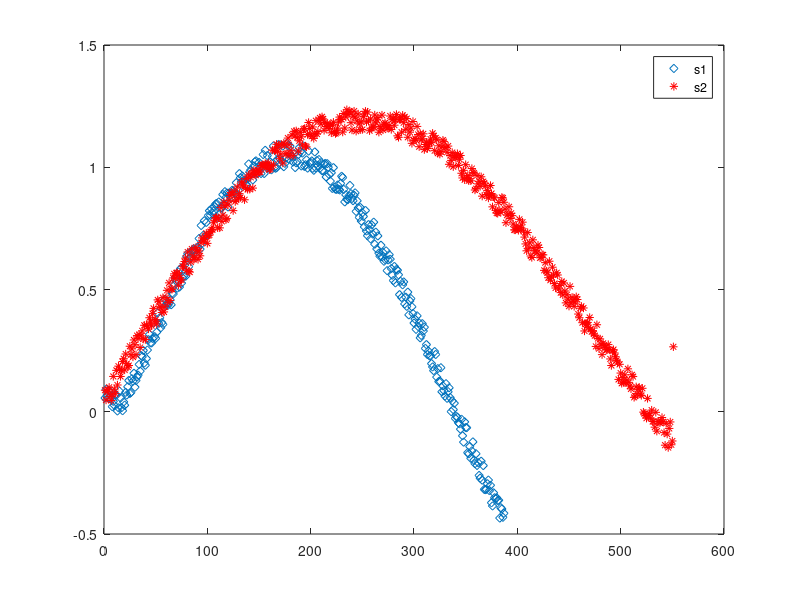
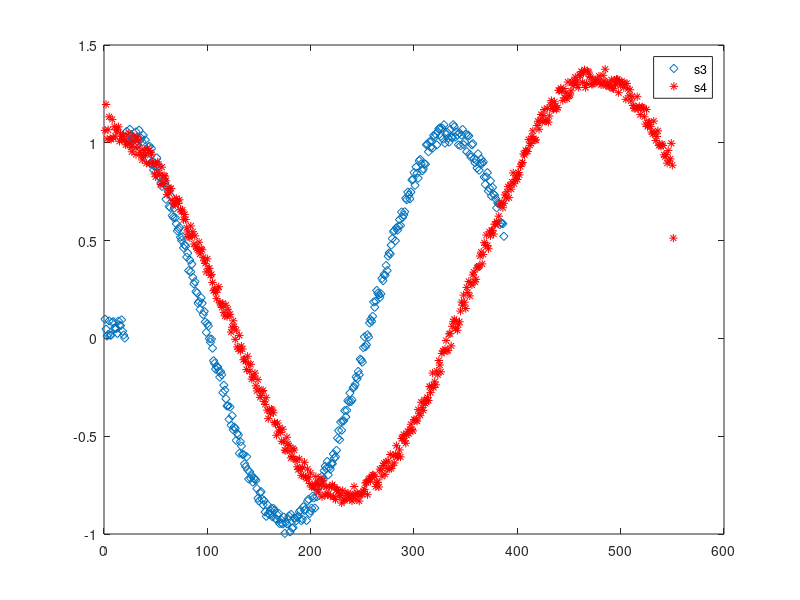
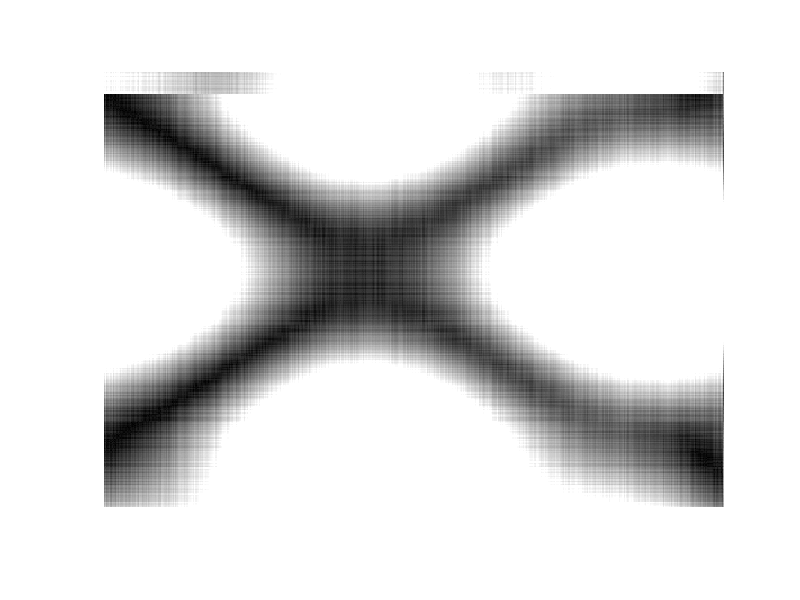
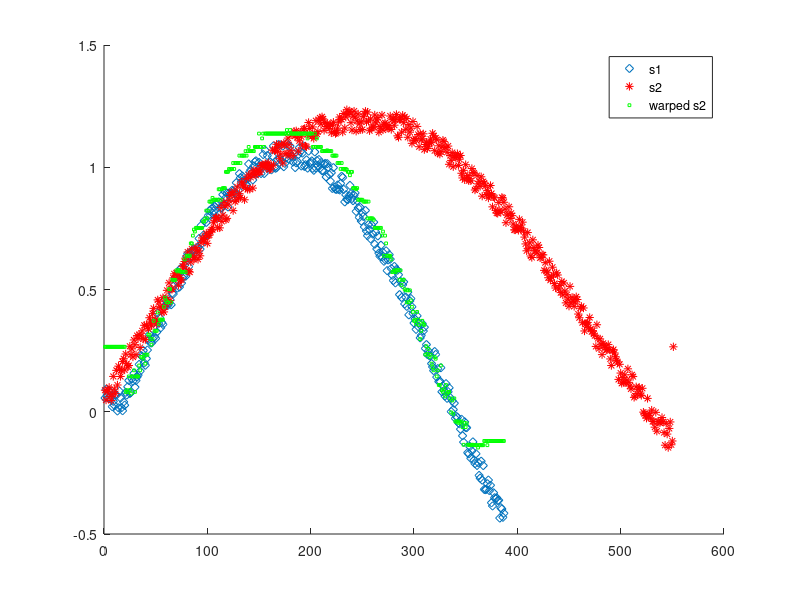

The MATLAB source for these figures, in order:
%%%%%%%%%%%%%%%%%%%%%%%%%% REFERENCES %%%%%%%%%%%%%%%%%%%%%%%%%%%%%%%%%%%%%
% "Exact indexing of dynamic time warping" Eamonn Keogh, Chotirat Ann Ratanamahatana
% "Multi-Dimensional Dynamic Time Warping for Gesture Recognition" G.A. ten Holt M.J.T. Reinders E.A. Hendriks

close all
clear all
clc

%%%%%%%%%%%%%%%%%%%%%%%%%%%% Dataset %%%%%%%%%%%%%%%%%%%%%%%%%%%%%%%%%%%%%%
t1 = 0:0.01:pi+pi/6;

s1 = sin(t1)';
%s2 = 3*sin(2*t2)';
%s2 = sin(t1)';
s2 = resample(s1,3,2);
s2 = s2 + rand(length(s2),1)*0.1;
s1 = [zeros(20,1); s1];
s1 = s1 + rand(length(s1),1)*0.1;
s2 = s2 + [0:length(s2)-1]'/(3*length(s2));

t2 = t1*2;
s3 = cos(t2)';

s4 = resample(s3,3,2);
s4 = s4 + rand(length(s4),1)*0.1;
s3 = [zeros(20,1); s3];
s3 = s3 + rand(length(s3),1)*0.1;
s4 = s4 + [0:length(s4)-1]'/(3*length(s4));

S1 = [s1 s3];
S2 = [s2 s4];

figure;
plot(s1,'d');
hold on
plot(s2,'r*');
legend('s1','s2')

figure;
plot(s3,'d');
hold on
plot(s4,'r*');
legend('s3','s4')

%%%%%%%%%%%%%%%%%%%%%%%%%%%%  %%%%%%%%%%%%%%%%%%%%%%%%%%%%%%%%%%%%%%
%From now on we can use only s1, s2
Ls1 = length(S1);
Ls2 = length(S2);

ns1=size(S1,1);
ns2=size(S2,1);

if size(s1,2)~=size(s1,2)
    error('Error in dtw(): the dimensions of the two input signals do not match.');
end

%w=max(w, abs(ns1-ns2)); % adapt window size

%% initialization distance matrix

D=zeros(ns1,ns2)+Inf; % cache matrix

%% distance matrix calculation
w = Inf;

for i=1:ns1
    for j=max(i-w,1):min(i+w,ns2)%1:ns2
        
        D(i,j) = norm(S1(i,:) - S2(j,:));
        
    end
end
figure;
imshow(D, 'InitialMagnification',10000)  % # you want your cells to be larger than single pixels
colormap(jet) % # to change the default grayscale colormap

%% dynamic time warping of s2

%new_s2 will be a vector of ns1 elem
new_s2 = zeros(ns1,1);
new_s4 = zeros(ns1,1);

for i = 1 : ns1
    [~,I] = min(D(i,:));
    new_s2(i) = s2(I);
    new_s4(i) = s4(I);

end


figure;hold on;
plot(s1,'d');
plot(s2,'r*');
plot(new_s2,'gs','MarkerSize',2)
legend('s1','s2','warped s2')


figure;hold on;
plot(s3,'d');
plot(s4,'r*');
plot(new_s4,'gs','MarkerSize',2)
legend('s1','s2','warped s2')

